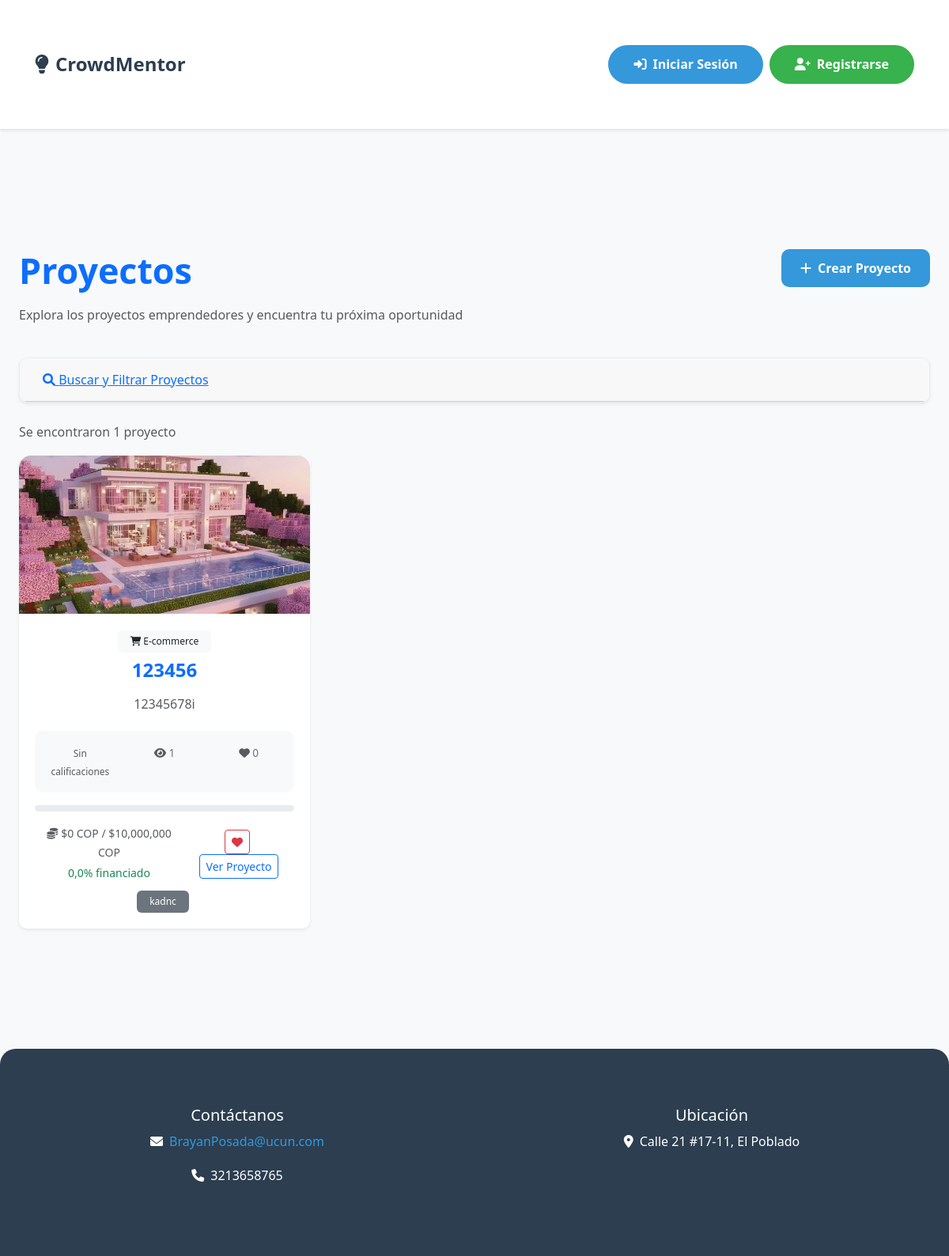
The page /projects/ on the database as committed earlier.
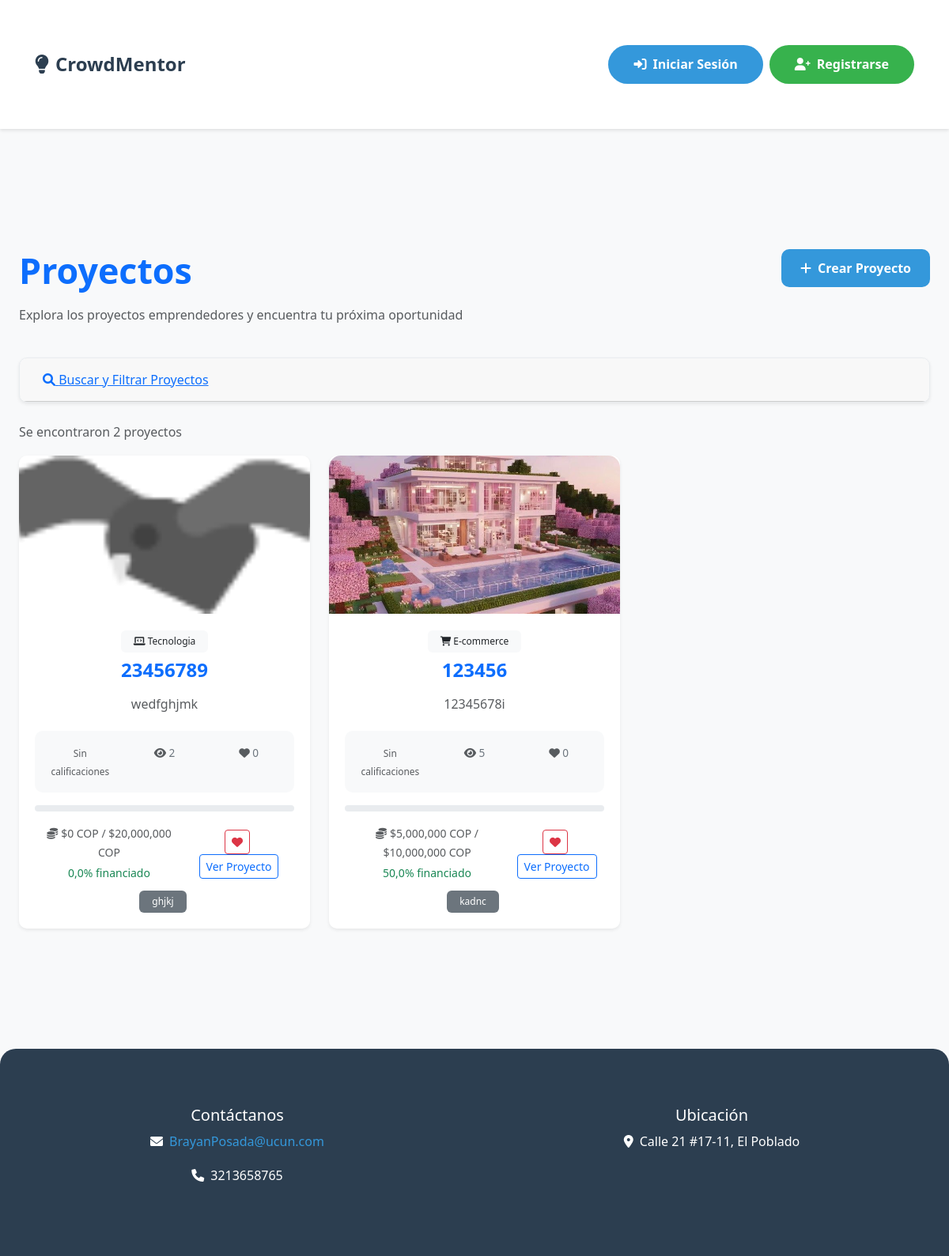
The same page on the database as committed later.
### core/models.py (models this page shows, shortened)
class Project(models.Model):
    PROJECT_STATUS = (
        ('draft', 'Borrador'),
        ('active', 'Activo'),
        ('funded', 'Financiado'),
        ('completed', 'Completado'),
        ('cancelled', 'Cancelado'),
    )
    title = models.CharField(max_length=200)
    description = models.TextField()
    owner = models.ForeignKey(User, on_delete=models.CASCADE, related_name='projects')
    category = models.ForeignKey('ProjectCategory', on_delete=models.SET_NULL, null=True, blank=True)
    funding_goal = models.DecimalField(max_digits=10, decimal_places=2)
    amount_raised = models.DecimalField(max_digits=10, decimal_places=2, default=0)
    created_at = models.DateTimeField(default=timezone.now)
    image = models.ImageField(upload_to='projects/', blank=True, null=True)
    is_active = models.BooleanField(default=True)
    status = models.CharField(max_length=20, choices=PROJECT_STATUS, default='active')
    views_count = models.IntegerField(default=0)
    likes_count = models.IntegerField(default=0)
    deadline = models.DateField(blank=True, null=True)
    tags = models.CharField(max_length=500, blank=True, help_text="Separar con comas")
    def get_funding_percentage(self):
        if self.funding_goal > 0:
            return min((self.amount_raised / self.funding_goal) * 100, 100)
        return 0
    def is_deadline_approaching(self):
        if self.deadline:
            from datetime import date, timedelta
            return self.deadline <= date.today() + timedelta(days=7)
        return False

class ProjectCategory(models.Model):
    name = models.CharField(max_length=100, unique=True)
    description = models.TextField(blank=True)
    icon = models.CharField(max_length=50, default='fas fa-folder')
    created_at = models.DateTimeField(auto_now_add=True)
    class Meta:
        verbose_name_plural = "Project Categories"
        ordering = ['name']
    def __str__(self):
        return self.name

### core/views.py (the view)
# urls.py: path('projects/', views.project_list, name='project_list'),
def project_list(request):
    ensure_project_categories()
    form = ProjectSearchForm(request.GET or None)
    projects = Project.objects.filter(is_active=True)
    if form.is_valid():
        search = form.cleaned_data.get('search')
        if search:
            projects = projects.filter(
                Q(title__icontains=search) |
                Q(description__icontains=search) |
                Q(tags__icontains=search)
            )
        category = form.cleaned_data.get('category')
        if category:
            projects = projects.filter(category=category)
        min_funding = form.cleaned_data.get('min_funding')
        if min_funding:
            projects = projects.filter(funding_goal__gte=min_funding)
        max_funding = form.cleaned_data.get('max_funding')
        if max_funding:
            projects = projects.filter(funding_goal__lte=max_funding)
        status = form.cleaned_data.get('status')
        if status:
            projects = projects.filter(status=status)
        sort_by = form.cleaned_data.get('sort_by', '-created_at')
        projects = projects.order_by(sort_by)
    else:
        projects = projects.order_by('-created_at')
    projects = projects.annotate(
        avg_rating=Avg('ratings__rating'),
        rating_count=Count('ratings')
    )
    context = {
        'projects': projects,
        'form': form,
        'categories': ProjectCategory.objects.all()
    }
    return render(request, 'project_list.html', context)

### core/templates/project_list.html (shortened to what this page needs)
{% extends 'base.html' %}
{% load static %}
{% load custom_filters %}
{% block extra_css %}
<link rel="stylesheet" href="{% static 'css/project_list_custom.css' %}">
{% endblock %}
{% block content %}
<div class="container py-5">
    <div class="row mb-4">
        <div class="col-md-8">
            <h1 class="text-primary mb-3">Proyectos</h1>
            <p class="text-muted">Explora los proyectos emprendedores y encuentra tu próxima oportunidad</p>
        </div>
        <div class="col-md-4 text-end">
            <a href="{% url 'project_create' %}" class="btn btn-primary">
                <i class="fas fa-plus me-2"></i>Crear Proyecto
            </a>
        </div>
    </div>
    <div class="search-filters-section mb-4">
        <div class="card">
            <div class="card-header">
                <h5 class="mb-0">
                    <button class="btn btn-link w-100 text-start" type="button" data-bs-toggle="collapse" data-bs-target="#searchFilters">
                        <i class="fas fa-search"></i> Buscar y Filtrar Proyectos
                    </button>
                </h5>
            </div>
        </div>
    </div>
    <div class="search-results mb-3">
        <p class="text-muted">
            Se encontraron {{ projects|length }} proyecto{{ projects|length|pluralize }}
        </p>
    </div>
    <div class="row g-4">
        {% for project in projects %}
            <div class="col-md-6 col-lg-4 animate__animated animate__fadeInUp delay-{{ forloop.counter0 }}">
                <div class="card h-100 border-0 shadow-sm project-card">
                    {% if project.image %}
                        <img src="{{ project.image.url }}" class="card-img-top project-image" alt="{{ project.title }}">
                    {% else %}
                        <div class="card-img-top bg-light d-flex align-items-center justify-content-center project-placeholder">
                            <i class="fas fa-image fa-3x text-muted"></i>
                        </div>
                    {% endif %}
                    <div class="card-body d-flex flex-column">
                        <div class="mb-2">
                            {% if project.category %}
                                <span class="badge bg-light text-dark">
                                    <i class="{{ project.category.icon }}"></i> {{ project.category.name }}
                                </span>
                            {% endif %}
                        </div>
                        <h5 class="card-title text-primary">{{ project.title }}</h5>
                        <p class="card-text text-muted flex-grow-1">{{ project.description|truncatewords:25 }}</p>
                        <div class="project-stats mb-3">
                            <div class="row text-center">
                                <div class="col-4">
                                    <div class="rating-stars">
                                        {% if project.avg_rating %}
                                            {% for i in "12345" %}
                                                {% if forloop.counter <= project.avg_rating %}
                                                    <i class="fas fa-star"></i>
                                                {% else %}
                                                    <i class="far fa-star"></i>
                                                {% endif %}
                                            {% endfor %}
                                            <small class="text-muted">({{ project.rating_count }})</small>
                                        {% else %}
                                            <small class="text-muted">Sin calificaciones</small>
                                        {% endif %}
                                    </div>
                                </div>
                                <div class="col-4">
                                    <i class="fas fa-eye text-muted"></i> {{ project.views_count }}
                                </div>
                                <div class="col-4">
                                    <i class="fas fa-heart text-muted"></i> {{ project.likes_count }}
                                </div>
                            </div>
                        </div>
                        <div class="progress mb-3 progress-thin">
                        </div>
                        <div class="d-flex justify-content-between align-items-center">
                            <div>
                                <small class="text-muted d-block">
                                    <i class="fas fa-coins me-1"></i>{{ project.amount_raised|default:0|cop_currency }} / {{ project.funding_goal|cop_currency }}
                                </small>
                                <small class="text-success">{{ project.get_funding_percentage|floatformat:1 }}% financiado</small>
                            </div>
                            <div>
                                <button class="btn btn-sm btn-outline-danger me-1 like-project-btn"
                                        data-project-id="{{ project.id }}"
                                        id="like-btn-{{ project.id }}">
                                    <i class="fas fa-heart"></i>
                                </button>
                                <a href="{% url 'project_detail' project.id %}" class="btn btn-outline-primary btn-sm">
                                    Ver Proyecto
                                </a>
                            </div>
                        </div>
                        {% if project.tags %}
                            <div class="mt-2">
                                {% load custom_filters %}
                                {% for tag in project.tags|split:"," %}
                                    <span class="badge bg-secondary me-1">{{ tag|trim }}</span>
                                {% endfor %}
                            </div>
                        {% endif %}
                    </div>
                </div>
            </div>
        {% endfor %}
    </div>
</div>
{% endblock %}

### core/templates/base.html (shortened to what this page needs)
{% load static %}
{% load custom_filters %}
<!DOCTYPE html>
<html lang="es">
<head>
    <link href="https://cdn.jsdelivr.net/npm/bootstrap@5.3.0/dist/css/bootstrap.min.css" rel="stylesheet">
    <link rel="stylesheet" href="https://cdnjs.cloudflare.com/ajax/libs/animate.css/4.1.1/animate.min.css">
    <link rel="stylesheet" href="https://cdnjs.cloudflare.com/ajax/libs/font-awesome/6.0.0/css/all.min.css">
    <link rel="stylesheet" href="{% static 'css/styles.css' %}">
    <link rel="stylesheet" href="{% static 'css/home.css' %}">
    <link rel="stylesheet" href="{% static 'css/project_list.css' %}">
    <link rel="stylesheet" href="{% static 'css/project_detail.css' %}">
    <link rel="stylesheet" href="{% static 'css/project_create.css' %}">
    <link rel="stylesheet" href="{% static 'css/resources.css' %}">
    <link rel="stylesheet" href="{% static 'css/base.css' %}">
    {% block extra_css %}{% endblock %}
</head>
<body>
    <nav class="navbar navbar-expand-lg navbar-light">
        <div class="container">
            <a class="navbar-brand" href="{% url 'home' %}">
                <i class="fas fa-lightbulb me-2"></i>CrowdMentor
            </a>
            <div class="collapse navbar-collapse" id="navbarNav">
                <ul class="navbar-nav ms-auto">
                    <div class="d-flex align-items-center">
                        {% if user.is_authenticated %}
                            {% if user.is_staff %}
                                <a href="{% url 'admin_dashboard' %}" class="btn btn-outline-primary me-2">
                                    <i class="fas fa-tachometer-alt me-2"></i>Panel
                                </a>
                            {% else %}
                                <a href="{% url 'dashboard' %}" class="btn btn-outline-primary me-2">
                                    <i class="fas fa-tachometer-alt me-2"></i>Panel
                                </a>
                            {% endif %}
                            <a href="{% url 'project_list' %}" class="btn btn-outline-success me-2">
                                <i class="fas fa-lightbulb me-2"></i>Proyectos
                            </a>
                            <a href="{% url 'mentor_list' %}" class="btn btn-outline-info me-2">
                                <i class="fas fa-users me-2"></i>Mentores
                            </a>
                            {% if user.is_authenticated and user|has_profile %}
                                {% with user_type=user|get_user_type %}
                                    {% if user_type == 'mentor' or user_type == 'investor' or user_type == 'entrepreneur' %}
                                        <a href="{% url 'mentor_investor_connections' %}" class="btn btn-outline-purple me-2 position-relative">
                                            <i class="fas fa-handshake me-2"></i>Conexiones
                                            <span class="position-absolute top-0 start-100 translate-middle badge rounded-pill bg-info hidden" id="connections-badge">
                                                0
                                            </span>
                                        </a>
                                    {% endif %}
                                {% endwith %}
                            {% endif %}
                            <a href="{% url 'resources' %}" class="btn btn-outline-secondary me-2">
                                <i class="fas fa-tools me-2"></i>Recursos
                            </a>
                            <a href="{% url 'notifications' %}" class="btn btn-outline-warning me-2 position-relative">
                                <i class="fas fa-bell me-2"></i>Notificaciones
                                <span class="position-absolute top-0 start-100 translate-middle badge rounded-pill bg-danger hidden" id="notification-badge">
                                    0
                                </span>
                            </a>
                            {% if user.is_superuser %}
                                <a href="{% url 'analytics_dashboard' %}" class="btn btn-outline-info me-2">
                                    <i class="fas fa-chart-bar me-2"></i>Analíticas
                                </a>
                            {% endif %}
                            <a href="{% url 'logout' %}" class="btn btn-outline-danger">
                                <i class="fas fa-sign-out-alt me-2"></i>Cerrar Sesión
                            </a>
                        {% else %}
                            <a href="{% url 'login' %}" class="btn btn-primary me-2 auth-btn">
                                <i class="fas fa-sign-in-alt me-2"></i>Iniciar Sesión
                            </a>
                            <a href="{% url 'register' %}" class="btn btn-success auth-btn">
                                <i class="fas fa-user-plus me-2"></i>Registrarse
                            </a>
                        {% endif %}
                    </div>
                </ul>
            </div>
        </div>
    </nav>
    <div class="container py-4">
        {% block content %}
        {% endblock %}
    </div>
    <footer class="text-center">
        <div class="container">
            <div class="row">
                <div class="col-md-6">
                    <h5>Contáctanos</h5>
                    <p><i class="fas fa-envelope me-2"></i><a href="mailto:BrayanPosada@ucun.com">BrayanPosada@ucun.com</a></p>
                    <p><i class="fas fa-phone me-2"></i>3213658765</p>
                </div>
                <div class="col-md-6">
                    <h5>Ubicación</h5>
                    <p><i class="fas fa-map-marker-alt me-2"></i>Calle 21 #17-11, El Poblado</p>
                </div>
            </div>
        </div>
    </footer>
</body>
</html>

Rows that differ between the two databases and show on the page:
added Project: image (picture), category.name "Tecnologia", title "23456789", description "wedfghjmk", shows "Sin calificaciones", views_count "2", likes_count "0", amount_raised|cop_currency "$0 COP", funding_goal|cop_currency "$20,000,000 COP", get_funding_percentage "0,0", tags "ghjkj"
changed Project "$10,000,000 COP": views_count "1" → "5"; amount_raised|cop_currency "$0 COP" → "$5,000,000 COP"; get_funding_percentage "0,0" → "50,0"
Other text that changed with them:
{{ projects|length }}: "1" → "2"
